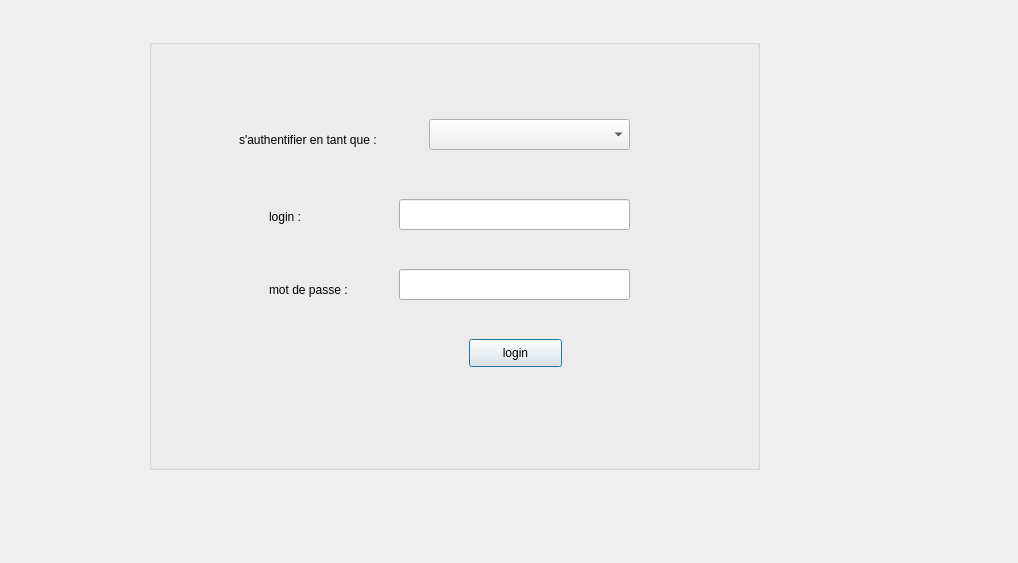
<?xml version="1.0" encoding="UTF-8"?>
<ui version="4.0">
 <class>authentifier</class>
 <widget class="QDialog" name="authentifier">
  <property name="geometry">
   <rect>
    <x>0</x>
    <y>0</y>
    <width>1018</width>
    <height>563</height>
   </rect>
  </property>
  <property name="windowTitle">
   <string>Dialog</string>
  </property>
  <widget class="QGroupBox" name="groupBox">
   <property name="geometry">
    <rect>
     <x>149</x>
     <y>39</y>
     <width>611</width>
     <height>431</height>
    </rect>
   </property>
   <property name="title">
    <string/>
   </property>
   <widget class="QPushButton" name="pushButton">
    <property name="geometry">
     <rect>
      <x>320</x>
      <y>300</y>
      <width>93</width>
      <height>28</height>
     </rect>
    </property>
    <property name="text">
     <string>login</string>
    </property>
   </widget>
   <widget class="QLineEdit" name="lineEdit_username">
    <property name="geometry">
     <rect>
      <x>250</x>
      <y>160</y>
      <width>231</width>
      <height>31</height>
     </rect>
    </property>
   </widget>
   <widget class="QLineEdit" name="lineEdit_password">
    <property name="geometry">
     <rect>
      <x>250</x>
      <y>230</y>
      <width>231</width>
      <height>31</height>
     </rect>
    </property>
   </widget>
   <widget class="QLabel" name="label">
    <property name="geometry">
     <rect>
      <x>120</x>
      <y>170</y>
      <width>55</width>
      <height>16</height>
     </rect>
    </property>
    <property name="text">
     <string>login :</string>
    </property>
   </widget>
   <widget class="QLabel" name="label_2">
    <property name="geometry">
     <rect>
      <x>120</x>
      <y>240</y>
      <width>111</width>
      <height>21</height>
     </rect>
    </property>
    <property name="text">
     <string>mot de passe :</string>
    </property>
   </widget>
   <widget class="QComboBox" name="comboBox">
    <property name="geometry">
     <rect>
      <x>280</x>
      <y>80</y>
      <width>201</width>
      <height>31</height>
     </rect>
    </property>
    <item>
     <property name="text">
      <string/>
     </property>
    </item>
    <item>
     <property name="text">
      <string>admin</string>
     </property>
    </item>
    <item>
     <property name="text">
      <string>employer</string>
     </property>
    </item>
   </widget>
   <widget class="QLabel" name="label_3">
    <property name="geometry">
     <rect>
      <x>90</x>
      <y>90</y>
      <width>161</width>
      <height>21</height>
     </rect>
    </property>
    <property name="text">
     <string>s'authentifier en tant que :</string>
    </property>
   </widget>
  </widget>
 </widget>
 <resources/>
 <connections/>
</ui>
